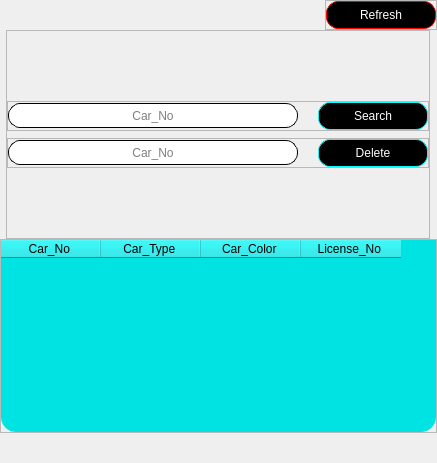
      <widget class="QWidget" name="Cars">
       <attribute name="title">
        <string>Cars</string>
       </attribute>
       <layout class="QVBoxLayout" name="verticalLayout_16">
        <property name="spacing">
         <number>0</number>
        </property>
        <property name="leftMargin">
         <number>0</number>
        </property>
        <property name="topMargin">
         <number>0</number>
        </property>
        <property name="rightMargin">
         <number>0</number>
        </property>
        <property name="bottomMargin">
         <number>0</number>
        </property>
        <item>
         <widget class="QFrame" name="frame_Car_page">
          <property name="styleSheet">
           <string notr="true">background-repeat: no-repeat;
background-position: center;
background-image: url(photos/3.jpg);
</string>
          </property>
          <property name="frameShape">
           <enum>QFrame::NoFrame</enum>
          </property>
          <layout class="QVBoxLayout" name="verticalLayout_11">
           <property name="spacing">
            <number>0</number>
           </property>
           <property name="leftMargin">
            <number>0</number>
           </property>
           <property name="topMargin">
            <number>0</number>
           </property>
           <property name="rightMargin">
            <number>0</number>
           </property>
           <property name="bottomMargin">
            <number>30</number>
           </property>
           <item alignment="Qt::AlignRight|Qt::AlignVCenter">
            <widget class="QFrame" name="Refresh_FrameCar">
             <property name="styleSheet">
              <string notr="true">background:none;</string>
             </property>
             <property name="frameShape">
              <enum>QFrame::StyledPanel</enum>
             </property>
             <property name="frameShadow">
              <enum>QFrame::Raised</enum>
             </property>
             <layout class="QVBoxLayout" name="verticalLayout_46">
              <property name="spacing">
               <number>0</number>
              </property>
              <property name="leftMargin">
               <number>0</number>
              </property>
              <property name="topMargin">
               <number>0</number>
              </property>
              <property name="rightMargin">
               <number>0</number>
              </property>
              <property name="bottomMargin">
               <number>0</number>
              </property>
              <item>
               <widget class="QPushButton" name="RefreshBCar">
                <property name="minimumSize">
                 <size>
                  <width>110</width>
                  <height>28</height>
                 </size>
                </property>
                <property name="maximumSize">
                 <size>
                  <width>110</width>
                  <height>28</height>
                 </size>
                </property>
                <property name="styleSheet">
                 <string notr="true">QPushButton
{
font: 11pt &quot;MS Shell Dlg 2&quot;;
color:#ffffff;
background:solid black;
border-radius:12px;
border:1px solid red;
}

QPushButton:hover
{
color: #000000;
border-radius:12px;
border:2px #00ffff;
background:#ececec;
border:1px solid aqua;
}

</string>
                </property>
                <property name="text">
                 <string>Refresh</string>
                </property>
               </widget>
              </item>
             </layout>
            </widget>
           </item>
           <item alignment="Qt::AlignHCenter|Qt::AlignVCenter">
            <widget class="QFrame" name="Functions3">
             <property name="styleSheet">
              <string notr="true">background:none;</string>
             </property>
             <property name="frameShape">
              <enum>QFrame::StyledPanel</enum>
             </property>
             <property name="frameShadow">
              <enum>QFrame::Raised</enum>
             </property>
             <layout class="QVBoxLayout" name="verticalLayout_13">
              <property name="spacing">
               <number>7</number>
              </property>
              <property name="leftMargin">
               <number>0</number>
              </property>
              <property name="topMargin">
               <number>70</number>
              </property>
              <property name="rightMargin">
               <number>0</number>
              </property>
              <property name="bottomMargin">
               <number>70</number>
              </property>
              <item alignment="Qt::AlignHCenter">
               <widget class="QFrame" name="Search3">
                <property name="frameShape">
                 <enum>QFrame::StyledPanel</enum>
                </property>
                <property name="frameShadow">
                 <enum>QFrame::Raised</enum>
                </property>
                <layout class="QHBoxLayout" name="horizontalLayout_6">
                 <property name="spacing">
                  <number>20</number>
                 </property>
                 <property name="leftMargin">
                  <number>0</number>
                 </property>
                 <property name="topMargin">
                  <number>0</number>
                 </property>
                 <property name="rightMargin">
                  <number>0</number>
                 </property>
                 <property name="bottomMargin">
                  <number>0</number>
                 </property>
                 <item>
                  <widget class="QLineEdit" name="lesearchCar">
                   <property name="minimumSize">
                    <size>
                     <width>290</width>
                     <height>25</height>
                    </size>
                   </property>
                   <property name="maximumSize">
                    <size>
                     <width>250</width>
                     <height>16777215</height>
                    </size>
                   </property>
                   <property name="styleSheet">
                    <string notr="true">QLineEdit
{
border-radius:12px;
background-color: rgb(255, 255, 255);
border:1px solid black;
}

QLineEdit:hover 
{
background:solid #e3e3e3;
border:1px solid blue;
}


</string>
                   </property>
                   <property name="alignment">
                    <set>Qt::AlignCenter</set>
                   </property>
                   <property name="placeholderText">
                    <string>Car_No</string>
                   </property>
                  </widget>
                 </item>
                 <item>
                  <widget class="QPushButton" name="SearchBCar">
                   <property name="minimumSize">
                    <size>
                     <width>110</width>
                     <height>28</height>
                    </size>
                   </property>
                   <property name="maximumSize">
                    <size>
                     <width>110</width>
                     <height>28</height>
                    </size>
                   </property>
                   <property name="styleSheet">
                    <string notr="true">QPushButton
{
font: 11pt &quot;MS Shell Dlg 2&quot;;
color:#ffffff;
background:solid black;
border-radius:12px;
border:1px solid aqua;
}

QPushButton:hover
{
color: #000000;
border-radius:12px;
border:2px #00ffff;
background:#ececec;
border:2px solid #000000;
}

</string>
                   </property>
                   <property name="text">
                    <string>Search</string>
                   </property>
                  </widget>
                 </item>
                </layout>
               </widget>
              </item>
              <item alignment="Qt::AlignHCenter">
               <widget class="QFrame" name="Delete3">
                <property name="frameShape">
                 <enum>QFrame::StyledPanel</enum>
                </property>
                <property name="frameShadow">
                 <enum>QFrame::Raised</enum>
                </property>
                <layout class="QHBoxLayout" name="horizontalLayout_7">
                 <property name="spacing">
                  <number>20</number>
                 </property>
                 <property name="leftMargin">
                  <number>0</number>
                 </property>
                 <property name="topMargin">
                  <number>0</number>
                 </property>
                 <property name="rightMargin">
                  <number>0</number>
                 </property>
                 <property name="bottomMargin">
                  <number>0</number>
                 </property>
                 <item>
                  <widget class="QLineEdit" name="ledeleteCar">
                   <property name="minimumSize">
                    <size>
                     <width>290</width>
                     <height>25</height>
                    </size>
                   </property>
                   <property name="maximumSize">
                    <size>
                     <width>250</width>
                     <height>16777215</height>
                    </size>
                   </property>
                   <property name="styleSheet">
                    <string notr="true">QLineEdit
{
border-radius:12px;
background-color: rgb(255, 255, 255);
border:1px solid black;
}

QLineEdit:hover 
{
background:solid #e3e3e3;
border:1px solid blue;
}


</string>
                   </property>
                   <property name="alignment">
                    <set>Qt::AlignCenter</set>
                   </property>
                   <property name="placeholderText">
                    <string>Car_No</string>
                   </property>
                  </widget>
                 </item>
                 <item>
                  <widget class="QPushButton" name="DeleteBCar">
                   <property name="minimumSize">
                    <size>
                     <width>110</width>
                     <height>28</height>
                    </size>
                   </property>
                   <property name="maximumSize">
                    <size>
                     <width>110</width>
                     <height>28</height>
                    </size>
                   </property>
                   <property name="styleSheet">
                    <string notr="true">QPushButton
{
font: 11pt &quot;MS Shell Dlg 2&quot;;
color:#ffffff;
background:solid black;
border-radius:12px;
border:1px solid aqua;
}

QPushButton:hover
{
color: #000000;
border-radius:12px;
border:2px #00ffff;
background:#ececec;
border:2px solid #000000;
}

</string>
                   </property>
                   <property name="text">
                    <string>Delete</string>
                   </property>
                  </widget>
                 </item>
                </layout>
               </widget>
              </item>
             </layout>
            </widget>
           </item>
           <item alignment="Qt::AlignHCenter|Qt::AlignVCenter">
            <widget class="QFrame" name="frame_Car_table">
             <property name="styleSheet">
              <string notr="true">background:none;</string>
             </property>
             <property name="frameShape">
              <enum>QFrame::StyledPanel</enum>
             </property>
             <property name="frameShadow">
              <enum>QFrame::Raised</enum>
             </property>
             <layout class="QVBoxLayout" name="verticalLayout_14">
              <property name="spacing">
               <number>0</number>
              </property>
              <property name="leftMargin">
               <number>0</number>
              </property>
              <property name="topMargin">
               <number>0</number>
              </property>
              <property name="rightMargin">
               <number>0</number>
              </property>
              <property name="bottomMargin">
               <number>0</number>
              </property>
              <item>
               <widget class="QTableWidget" name="twCar">
                <property name="minimumSize">
                 <size>
                  <width>435</width>
                  <height>0</height>
                 </size>
                </property>
                <property name="styleSheet">
                 <string notr="true">background-color: rgb(0, 227, 227);
color:black;
border-radius:15px;</string>
                </property>
                <property name="sortingEnabled">
                 <bool>false</bool>
                </property>
                <property name="rowCount">
                 <number>0</number>
                </property>
                <column>
                 <property name="text">
                  <string>Car_No </string>
                 </property>
                </column>
                <column>
                 <property name="text">
                  <string>Car_Type </string>
                 </property>
                </column>
                <column>
                 <property name="text">
                  <string>Car_Color </string>
                 </property>
                </column>
                <column>
                 <property name="text">
                  <string>License_No </string>
                 </property>
                </column>
               </widget>
              </item>
             </layout>
            </widget>
           </item>
          </layout>
         </widget>
        </item>
       </layout>
      </widget>
